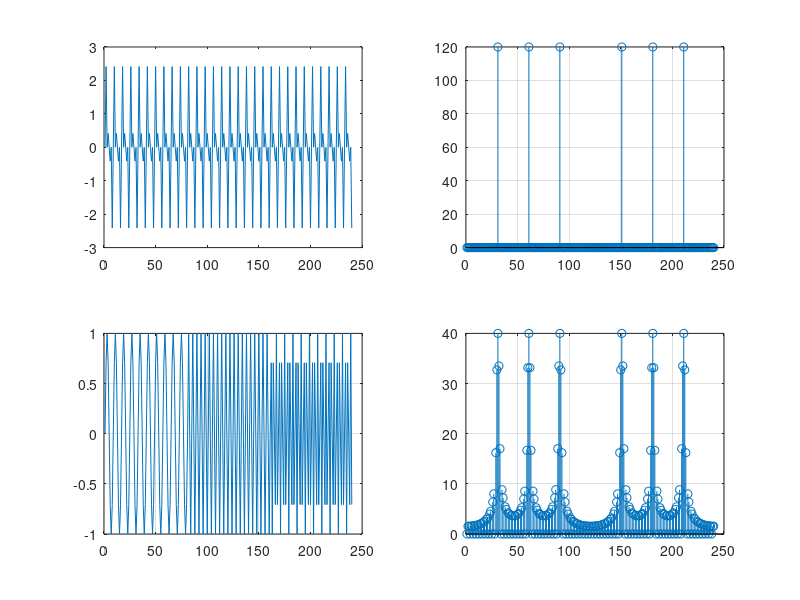

The MATLAB source for this figure: (Note: this script raises an error after producing the figure.)
clear;

Fs = 80;
T = 3;
ts= 0:1/Fs:T-1/Fs;

f1 = 10;
f2 = 20;
f3 = 30;

% В сигнале сразу три частоты
x0 = sin(2*pi*f1*ts)+sin(2*pi*f2*ts)+sin(2*pi*f3*ts);
X0 = fft(x0);

subplot(2,2,1);
plot(x0);
subplot(2,2,2);
stem(abs(X0)); grid on;

% Задаём сигнал с тремя подряд идущими частотами
t1= 0 : 1/Fs : 1-1/Fs;
x(1:length(t1))=sin(2*pi*10*t1);

t2= 1 : 1/Fs : 2-1/Fs;
x(length(t1) + 1 : length(t1) + length(t2) ) = sin(2*pi*20*t2);

t3= 2 : 1/Fs : 3-1/Fs;         
x((length(t1) + length(t2) + 1) : length(t1) + length(t2) + length(t3)) = sin(2*pi*30*t3);

subplot(2,2,3);
plot(x); grid on;

X = fft(x);

subplot(2,2,4);
stem(abs(X)); grid on;

[WX,freq] = wft(x,Fs,'f0',0.05);
%f0 = 0.01 .. 0.5

figure;
srf = surf(ts, freq, abs(WX));
set(srf, 'LineStyle', 'none');
xlabel('Время'); ylabel('Частота'); zlabel('Амплитуда');

%cwt(x,Fs);
